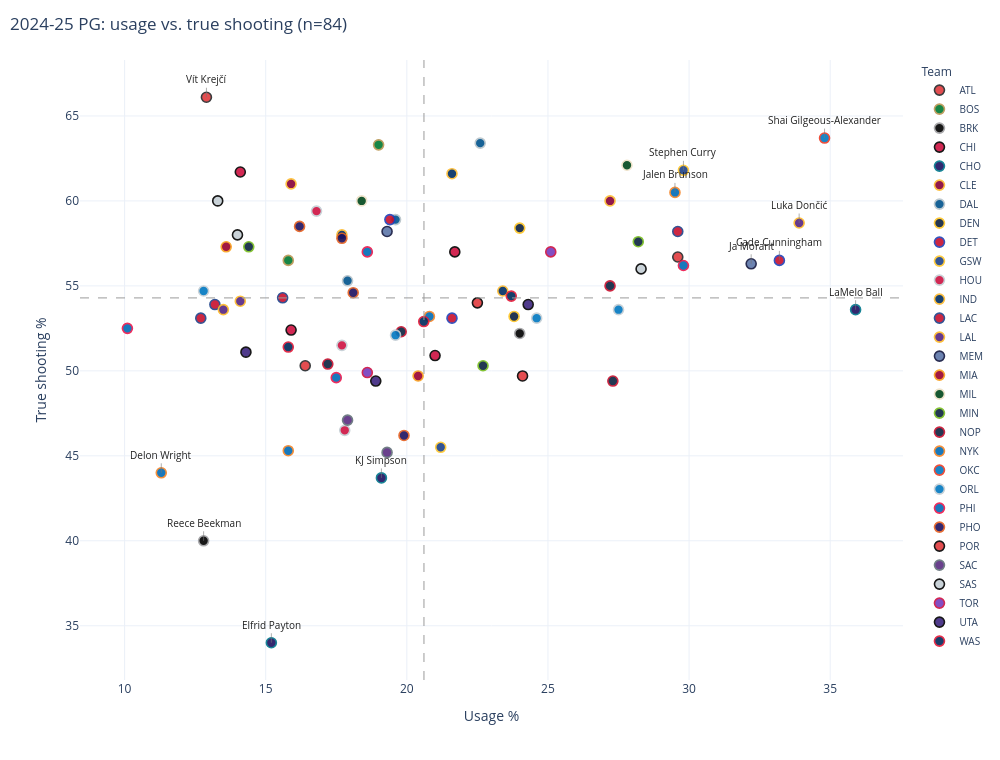

The notebook cell this image was saved under:
### Markdown cell above
### Positions

### Code cell
for pos in POSITIONS:
    plot_usage_ts_interactive(frames[2025], pos, relative=False).show()

### Figure 1 — Plotly figure (JSON) as saved in the notebook; plotly's stock layout.template omitted (floating-point values rounded to 4 significant figures)
{"data": [{"customdata": [["Trae Young", "ATL", "PG", 56.7, 2.408, 76.0, 36.0], ["Vít Krejčí", "ATL", "PG", 66.1, 11.81, 57.0, 20.2], ["Keaton Wallace", "ATL", "PG", 50.3, -3.992, 31.0, 16.2]], "hovertemplate": "<b>%{customdata[0]}</b> (%{customdata[1]}, %{customdata[2]})<br>Usage: %{x:.1f}%<br>TS: %{customdata[3]:.1f}%<br>TS vs. avg: %{customdata[4]:+.1f} pts<br>%{customdata[5]:.0f} games, %{customdata[6]:.1f} min/game<extra></extra>", "marker": {"color": "#E03A3E", "line": {"color": "#26282A", "width": 1.6}, "opacity": 0.9, "size": 10}, "mode": "markers", "name": "ATL", "type": "scatter", "x": [29.6, 12.9, 16.4], "y": [56.7, 66.1, 50.3]}, {"customdata": [["Payton Pritchard", "BOS", "PG", 63.3, 9.008, 80.0, 28.4], ["Jrue Holiday", "BOS", "PG", 56.5, 2.208, 62.0, 30.6]], "hovertemplate": "<b>%{customdata[0]}</b> (%{customdata[1]}, %{customdata[2]})<br>Usage: %{x:.1f}%<br>TS: %{customdata[3]:.1f}%<br>TS vs. avg: %{customdata[4]:+.1f} pts<br>%{customdata[5]:.0f} games, %{customdata[6]:.1f} min/game<extra></extra>", "marker": {"color": "#007A33", "line": {"color": "#BA9653", "width": 1.6}, "opacity": 0.9, "size": 10}, "mode": "markers", "name": "BOS", "type": "scatter", "x": [19.0, 15.8], "y": [63.3, 56.5]}, {"customdata": [["D'Angelo Russell", "BRK", "PG", 52.2, -2.092, 58.0, 25.5], ["Reece Beekman", "BRK", "PG", 40.0, -14.29, 36.0, 13.0]], "hovertemplate": "<b>%{customdata[0]}</b> (%{customdata[1]}, %{customdata[2]})<br>Usage: %{x:.1f}%<br>TS: %{customdata[3]:.1f}%<br>TS vs. avg: %{customdata[4]:+.1f} pts<br>%{customdata[5]:.0f} games, %{customdata[6]:.1f} min/game<extra></extra>", "marker": {"color": "#000000", "line": {"color": "#A1A1A4", "width": 1.6}, "opacity": 0.9, "size": 10}, "mode": "markers", "name": "BRK", "type": "scatter", "x": [24.0, 12.8], "y": [52.2, 40.0]}, {"customdata": [["Josh Giddey", "CHI", "PG", 57.0, 2.708, 70.0, 30.2], ["Tre Jones", "CHI", "PG", 61.7, 7.408, 46.0, 19.7], ["Lonzo Ball", "CHI", "PG", 52.4, -1.892, 35.0, 22.2], ["Jevon Carter", "CHI", "PG", 50.9, -3.392, 36.0, 8.9]], "hovertemplate": "<b>%{customdata[0]}</b> (%{customdata[1]}, %{customdata[2]})<br>Usage: %{x:.1f}%<br>TS: %{customdata[3]:.1f}%<br>TS vs. avg: %{customdata[4]:+.1f} pts<br>%{customdata[5]:.0f} games, %{customdata[6]:.1f} min/game<extra></extra>", "marker": {"color": "#CE1141", "line": {"color": "#000000", "width": 1.6}, "opacity": 0.9, "size": 10}, "mode": "markers", "name": "CHI", "type": "scatter", "x": [21.7, 14.1, 15.9, 21.0], "y": [57.0, 61.7, 52.4, 50.9]}, {"customdata": [["LaMelo Ball", "CHO", "PG", 53.6, -0.6917, 47.0, 32.0], ["KJ Simpson", "CHO", "PG", 43.7, -10.59, 36.0, 23.4], ["Elfrid Payton", "CHO", "PG", 34.0, -20.29, 24.0, 21.3]], "hovertemplate": "<b>%{customdata[0]}</b> (%{customdata[1]}, %{customdata[2]})<br>Usage: %{x:.1f}%<br>TS: %{customdata[3]:.1f}%<br>TS vs. avg: %{customdata[4]:+.1f} pts<br>%{customdata[5]:.0f} games, %{customdata[6]:.1f} min/game<extra></extra>", "marker": {"color": "#1D1160", "line": {"color": "#00788C", "width": 1.6}, "opacity": 0.9, "size": 10}, "mode": "markers", "name": "CHO", "type": "scatter", "x": [35.9, 19.1, 15.2], "y": [53.6, 43.7, 34.0]}, {"customdata": [["Darius Garland", "CLE", "PG", 60.0, 5.708, 75.0, 30.7], ["Craig Porter Jr.", "CLE", "PG", 61.0, 6.708, 51.0, 10.1]], "hovertemplate": "<b>%{customdata[0]}</b> (%{customdata[1]}, %{customdata[2]})<br>Usage: %{x:.1f}%<br>TS: %{customdata[3]:.1f}%<br>TS vs. avg: %{customdata[4]:+.1f} pts<br>%{customdata[5]:.0f} games, %{customdata[6]:.1f} min/game<extra></extra>", "marker": {"color": "#860038", "line": {"color": "#FDBB30", "width": 1.6}, "opacity": 0.9, "size": 10}, "mode": "markers", "name": "CLE", "type": "scatter", "x": [27.2, 15.9], "y": [60.0, 61.0]}, {"customdata": [["Spencer Dinwiddie", "DAL", "PG", 55.3, 1.008, 79.0, 27.0], ["Brandon Williams", "DAL", "PG", 63.4, 9.108, 33.0, 14.8], ["Danté Exum", "DAL", "PG", 58.9, 4.608, 20.0, 18.6]], "hovertemplate": "<b>%{customdata[0]}</b> (%{customdata[1]}, %{customdata[2]})<br>Usage: %{x:.1f}%<br>TS: %{customdata[3]:.1f}%<br>TS vs. avg: %{customdata[4]:+.1f} pts<br>%{customdata[5]:.0f} games, %{customdata[6]:.1f} min/game<extra></extra>", "marker": {"color": "#00538C", "line": {"color": "#B8C4CA", "width": 1.6}, "opacity": 0.9, "size": 10}, "mode": "markers", "name": "DAL", "type": "scatter", "x": [17.9, 22.6, 19.6], "y": [55.3, 63.4, 58.9]}, {"customdata": [["Jamal Murray", "DEN", "PG", 58.4, 4.108, 67.0, 36.1], ["Russell Westbrook", "DEN", "PG", 53.2, -1.092, 75.0, 27.9]], "hovertemplate": "<b>%{customdata[0]}</b> (%{customdata[1]}, %{customdata[2]})<br>Usage: %{x:.1f}%<br>TS: %{customdata[3]:.1f}%<br>TS vs. avg: %{customdata[4]:+.1f} pts<br>%{customdata[5]:.0f} games, %{customdata[6]:.1f} min/game<extra></extra>", "marker": {"color": "#0E2240", "line": {"color": "#FEC524", "width": 1.6}, "opacity": 0.9, "size": 10}, "mode": "markers", "name": "DEN", "type": "scatter", "x": [24.0, 23.8], "y": [58.4, 53.2]}, {"customdata": [["Cade Cunningham", "DET", "PG", 56.5, 2.208, 70.0, 35.0], ["Dennis Schröder", "DET", "PG", 53.1, -1.192, 75.0, 28.1], ["Marcus Sasser", "DET", "PG", 58.9, 4.608, 57.0, 14.2]], "hovertemplate": "<b>%{customdata[0]}</b> (%{customdata[1]}, %{customdata[2]})<br>Usage: %{x:.1f}%<br>TS: %{customdata[3]:.1f}%<br>TS vs. avg: %{customdata[4]:+.1f} pts<br>%{customdata[5]:.0f} games, %{customdata[6]:.1f} min/game<extra></extra>", "marker": {"color": "#C8102E", "line": {"color": "#1D42BA", "width": 1.6}, "opacity": 0.9, "size": 10}, "mode": "markers", "name": "DET", "type": "scatter", "x": [33.2, 21.6, 19.4], "y": [56.5, 53.1, 58.9]}, {"customdata": [["Stephen Curry", "GSW", "PG", 61.8, 7.508, 70.0, 32.2], ["Pat Spencer", "GSW", "PG", 45.5, -8.792, 39.0, 6.4]], "hovertemplate": "<b>%{customdata[0]}</b> (%{customdata[1]}, %{customdata[2]})<br>Usage: %{x:.1f}%<br>TS: %{customdata[3]:.1f}%<br>TS vs. avg: %{customdata[4]:+.1f} pts<br>%{customdata[5]:.0f} games, %{customdata[6]:.1f} min/game<extra></extra>", "marker": {"color": "#1D428A", "line": {"color": "#FFC72C", "width": 1.6}, "opacity": 0.9, "size": 10}, "mode": "markers", "name": "GSW", "type": "scatter", "x": [29.8, 21.2], "y": [61.8, 45.5]}, {"customdata": [["Fred VanVleet", "HOU", "PG", 51.5, -2.792, 60.0, 35.2], ["Aaron Holiday", "HOU", "PG", 59.4, 5.108, 62.0, 12.8], ["Reed Sheppard", "HOU", "PG", 46.5, -7.792, 52.0, 12.6]], "hovertemplate": "<b>%{customdata[0]}</b> (%{customdata[1]}, %{customdata[2]})<br>Usage: %{x:.1f}%<br>TS: %{customdata[3]:.1f}%<br>TS vs. avg: %{customdata[4]:+.1f} pts<br>%{customdata[5]:.0f} games, %{customdata[6]:.1f} min/game<extra></extra>", "marker": {"color": "#CE1141", "line": {"color": "#C4CED4", "width": 1.6}, "opacity": 0.9, "size": 10}, "mode": "markers", "name": "HOU", "type": "scatter", "x": [17.7, 16.8, 17.8], "y": [51.5, 59.4, 46.5]}, {"customdata": [["Tyrese Haliburton", "IND", "PG", 61.6, 7.308, 73.0, 33.6], ["T.J. McConnell", "IND", "PG", 54.7, 0.4083, 79.0, 17.9], ["Quenton Jackson", "IND", "PG", 58.0, 3.708, 28.0, 13.6]], "hovertemplate": "<b>%{customdata[0]}</b> (%{customdata[1]}, %{customdata[2]})<br>Usage: %{x:.1f}%<br>TS: %{customdata[3]:.1f}%<br>TS vs. avg: %{customdata[4]:+.1f} pts<br>%{customdata[5]:.0f} games, %{customdata[6]:.1f} min/game<extra></extra>", "marker": {"color": "#002D62", "line": {"color": "#FDBB30", "width": 1.6}, "opacity": 0.9, "size": 10}, "mode": "markers", "name": "IND", "type": "scatter", "x": [21.6, 23.4, 17.7], "y": [61.6, 54.7, 58.0]}, {"customdata": [["James Harden", "LAC", "PG", 58.2, 3.908, 79.0, 35.3], ["Kris Dunn", "LAC", "PG", 53.1, -1.192, 74.0, 24.1], ["Ben Simmons", "LAC", "PG", 53.9, -0.3917, 51.0, 22.0], ["Patty Mills", "LAC", "PG", 54.3, 0.008333, 29.0, 11.1]], "hovertemplate": "<b>%{customdata[0]}</b> (%{customdata[1]}, %{customdata[2]})<br>Usage: %{x:.1f}%<br>TS: %{customdata[3]:.1f}%<br>TS vs. avg: %{customdata[4]:+.1f} pts<br>%{customdata[5]:.0f} games, %{customdata[6]:.1f} min/game<extra></extra>", "marker": {"color": "#C8102E", "line": {"color": "#1D428A", "width": 1.6}, "opacity": 0.9, "size": 10}, "mode": "markers", "name": "LAC", "type": "scatter", "x": [29.6, 12.7, 13.2, 15.6], "y": [58.2, 53.1, 53.9, 54.3]}, {"customdata": [["Luka Dončić", "LAL", "PG", 58.7, 4.408, 50.0, 35.4], ["Gabe Vincent", "LAL", "PG", 53.6, -0.6917, 72.0, 21.2], ["Jordan Goodwin", "LAL", "PG", 54.1, -0.1917, 29.0, 18.7]], "hovertemplate": "<b>%{customdata[0]}</b> (%{customdata[1]}, %{customdata[2]})<br>Usage: %{x:.1f}%<br>TS: %{customdata[3]:.1f}%<br>TS vs. avg: %{customdata[4]:+.1f} pts<br>%{customdata[5]:.0f} games, %{customdata[6]:.1f} min/game<extra></extra>", "marker": {"color": "#552583", "line": {"color": "#FDB927", "width": 1.6}, "opacity": 0.9, "size": 10}, "mode": "markers", "name": "LAL", "type": "scatter", "x": [33.9, 13.5, 14.1], "y": [58.7, 53.6, 54.1]}, {"customdata": [["Scotty Pippen Jr.", "MEM", "PG", 58.2, 3.908, 79.0, 21.3], ["Ja Morant", "MEM", "PG", 56.3, 2.008, 50.0, 30.4]], "hovertemplate": "<b>%{customdata[0]}</b> (%{customdata[1]}, %{customdata[2]})<br>Usage: %{x:.1f}%<br>TS: %{customdata[3]:.1f}%<br>TS vs. avg: %{customdata[4]:+.1f} pts<br>%{customdata[5]:.0f} games, %{customdata[6]:.1f} min/game<extra></extra>", "marker": {"color": "#5D76A9", "line": {"color": "#12173F", "width": 1.6}, "opacity": 0.9, "size": 10}, "mode": "markers", "name": "MEM", "type": "scatter", "x": [19.3, 32.2], "y": [58.2, 56.3]}, {"customdata": [["Davion Mitchell", "MIA", "PG", 57.3, 3.008, 74.0, 27.4], ["Terry Rozier", "MIA", "PG", 49.7, -4.592, 64.0, 25.9]], "hovertemplate": "<b>%{customdata[0]}</b> (%{customdata[1]}, %{customdata[2]})<br>Usage: %{x:.1f}%<br>TS: %{customdata[3]:.1f}%<br>TS vs. avg: %{customdata[4]:+.1f} pts<br>%{customdata[5]:.0f} games, %{customdata[6]:.1f} min/game<extra></extra>", "marker": {"color": "#98002E", "line": {"color": "#F9A01B", "width": 1.6}, "opacity": 0.9, "size": 10}, "mode": "markers", "name": "MIA", "type": "scatter", "x": [13.6, 20.4], "y": [57.3, 49.7]}, {"customdata": [["Damian Lillard", "MIL", "PG", 62.1, 7.808, 58.0, 36.1], ["Ryan Rollins", "MIL", "PG", 60.0, 5.708, 56.0, 14.6]], "hovertemplate": "<b>%{customdata[0]}</b> (%{customdata[1]}, %{customdata[2]})<br>Usage: %{x:.1f}%<br>TS: %{customdata[3]:.1f}%<br>TS vs. avg: %{customdata[4]:+.1f} pts<br>%{customdata[5]:.0f} games, %{customdata[6]:.1f} min/game<extra></extra>", "marker": {"color": "#00471B", "line": {"color": "#EEE1C6", "width": 1.6}, "opacity": 0.9, "size": 10}, "mode": "markers", "name": "MIL", "type": "scatter", "x": [27.8, 18.4], "y": [62.1, 60.0]}, {"customdata": [["Mike Conley", "MIN", "PG", 57.3, 3.008, 71.0, 24.7], ["Rob Dillingham", "MIN", "PG", 50.3, -3.992, 49.0, 10.5], ["Bones Hyland", "MIN", "PG", 57.6, 3.308, 24.0, 10.0]], "hovertemplate": "<b>%{customdata[0]}</b> (%{customdata[1]}, %{customdata[2]})<br>Usage: %{x:.1f}%<br>TS: %{customdata[3]:.1f}%<br>TS vs. avg: %{customdata[4]:+.1f} pts<br>%{customdata[5]:.0f} games, %{customdata[6]:.1f} min/game<extra></extra>", "marker": {"color": "#0C2340", "line": {"color": "#78BE20", "width": 1.6}, "opacity": 0.9, "size": 10}, "mode": "markers", "name": "MIN", "type": "scatter", "x": [14.4, 22.7, 28.2], "y": [57.3, 50.3, 57.6]}, {"customdata": [["CJ McCollum", "NOP", "PG", 55.0, 0.7083, 56.0, 32.7], ["Jose Alvarado", "NOP", "PG", 52.3, -1.992, 56.0, 24.4], ["Dejounte Murray", "NOP", "PG", 49.4, -4.892, 31.0, 32.6], ["Bruce Brown", "NOP", "PG", 50.4, -3.892, 41.0, 22.5]], "hovertemplate": "<b>%{customdata[0]}</b> (%{customdata[1]}, %{customdata[2]})<br>Usage: %{x:.1f}%<br>TS: %{customdata[3]:.1f}%<br>TS vs. avg: %{customdata[4]:+.1f} pts<br>%{customdata[5]:.0f} games, %{customdata[6]:.1f} min/game<extra></extra>", "marker": {"color": "#0C2340", "line": {"color": "#C8102E", "width": 1.6}, "opacity": 0.9, "size": 10}, "mode": "markers", "name": "NOP", "type": "scatter", "x": [27.2, 19.8, 27.3, 17.2], "y": [55.0, 52.3, 49.4, 50.4]}, {"customdata": [["Jalen Brunson", "NYK", "PG", 60.5, 6.208, 65.0, 35.4], ["Cameron Payne", "NYK", "PG", 53.2, -1.092, 72.0, 15.1], ["Delon Wright", "NYK", "PG", 44.0, -10.29, 40.0, 15.9], ["Tyler Kolek", "NYK", "PG", 45.3, -8.992, 41.0, 7.2]], "hovertemplate": "<b>%{customdata[0]}</b> (%{customdata[1]}, %{customdata[2]})<br>Usage: %{x:.1f}%<br>TS: %{customdata[3]:.1f}%<br>TS vs. avg: %{customdata[4]:+.1f} pts<br>%{customdata[5]:.0f} games, %{customdata[6]:.1f} min/game<extra></extra>", "marker": {"color": "#006BB6", "line": {"color": "#F58426", "width": 1.6}, "opacity": 0.9, "size": 10}, "mode": "markers", "name": "NYK", "type": "scatter", "x": [29.5, 20.8, 11.3, 15.8], "y": [60.5, 53.2, 44.0, 45.3]}, {"customdata": [["Shai Gilgeous-Alexander", "OKC", "PG", 63.7, 9.408, 76.0, 34.2]], "hovertemplate": "<b>%{customdata[0]}</b> (%{customdata[1]}, %{customdata[2]})<br>Usage: %{x:.1f}%<br>TS: %{customdata[3]:.1f}%<br>TS vs. avg: %{customdata[4]:+.1f} pts<br>%{customdata[5]:.0f} games, %{customdata[6]:.1f} min/game<extra></extra>", "marker": {"color": "#007AC1", "line": {"color": "#EF3B24", "width": 1.6}, "opacity": 0.9, "size": 10}, "mode": "markers", "name": "OKC", "type": "scatter", "x": [34.8], "y": [63.7]}, {"customdata": [["Anthony Black", "ORL", "PG", 52.1, -2.192, 78.0, 24.2], ["Cole Anthony", "ORL", "PG", 53.1, -1.192, 67.0, 18.4], ["Jalen Suggs", "ORL", "PG", 53.6, -0.6917, 35.0, 28.6], ["Cory Joseph", "ORL", "PG", 54.7, 0.4083, 50.0, 12.2]], "hovertemplate": "<b>%{customdata[0]}</b> (%{customdata[1]}, %{customdata[2]})<br>Usage: %{x:.1f}%<br>TS: %{customdata[3]:.1f}%<br>TS vs. avg: %{customdata[4]:+.1f} pts<br>%{customdata[5]:.0f} games, %{customdata[6]:.1f} min/game<extra></extra>", "marker": {"color": "#0077C0", "line": {"color": "#C4CED4", "width": 1.6}, "opacity": 0.9, "size": 10}, "mode": "markers", "name": "ORL", "type": "scatter", "x": [19.6, 24.6, 27.5, 12.8], "y": [52.1, 53.1, 53.6, 54.7]}, {"customdata": [["Tyrese Maxey", "PHI", "PG", 56.2, 1.908, 52.0, 37.7], ["Kyle Lowry", "PHI", "PG", 52.5, -1.792, 35.0, 18.8], ["Jeff Dowtin Jr.", "PHI", "PG", 57.0, 2.708, 41.0, 15.1], ["Reggie Jackson", "PHI", "PG", 49.6, -4.692, 31.0, 12.4]], "hovertemplate": "<b>%{customdata[0]}</b> (%{customdata[1]}, %{customdata[2]})<br>Usage: %{x:.1f}%<br>TS: %{customdata[3]:.1f}%<br>TS vs. avg: %{customdata[4]:+.1f} pts<br>%{customdata[5]:.0f} games, %{customdata[6]:.1f} min/game<extra></extra>", "marker": {"color": "#006BB6", "line": {"color": "#ED174C", "width": 1.6}, "opacity": 0.9, "size": 10}, "mode": "markers", "name": "PHI", "type": "scatter", "x": [29.8, 10.1, 18.6, 17.5], "y": [56.2, 52.5, 57.0, 49.6]}, {"customdata": [["Tyus Jones", "PHO", "PG", 58.5, 4.208, 81.0, 26.8], ["Vasilije Micić", "PHO", "PG", 46.2, -8.092, 41.0, 19.1], ["Monte Morris", "PHO", "PG", 54.6, 0.3083, 45.0, 12.7], ["Collin Gillespie", "PHO", "PG", 57.8, 3.508, 33.0, 14.0]], "hovertemplate": "<b>%{customdata[0]}</b> (%{customdata[1]}, %{customdata[2]})<br>Usage: %{x:.1f}%<br>TS: %{customdata[3]:.1f}%<br>TS vs. avg: %{customdata[4]:+.1f} pts<br>%{customdata[5]:.0f} games, %{customdata[6]:.1f} min/game<extra></extra>", "marker": {"color": "#1D1160", "line": {"color": "#E56020", "width": 1.6}, "opacity": 0.9, "size": 10}, "mode": "markers", "name": "PHO", "type": "scatter", "x": [16.2, 19.9, 18.1, 17.7], "y": [58.5, 46.2, 54.6, 57.8]}, {"customdata": [["Scoot Henderson", "POR", "PG", 54.0, -0.2917, 66.0, 26.7], ["Dalano Banton", "POR", "PG", 49.7, -4.592, 67.0, 16.7]], "hovertemplate": "<b>%{customdata[0]}</b> (%{customdata[1]}, %{customdata[2]})<br>Usage: %{x:.1f}%<br>TS: %{customdata[3]:.1f}%<br>TS vs. avg: %{customdata[4]:+.1f} pts<br>%{customdata[5]:.0f} games, %{customdata[6]:.1f} min/game<extra></extra>", "marker": {"color": "#E03A3E", "line": {"color": "#000000", "width": 1.6}, "opacity": 0.9, "size": 10}, "mode": "markers", "name": "POR", "type": "scatter", "x": [22.5, 24.1], "y": [54.0, 49.7]}, {"customdata": [["Devin Carter", "SAC", "PG", 47.1, -7.192, 36.0, 11.0], ["Markelle Fultz", "SAC", "PG", 45.2, -9.092, 21.0, 8.8]], "hovertemplate": "<b>%{customdata[0]}</b> (%{customdata[1]}, %{customdata[2]})<br>Usage: %{x:.1f}%<br>TS: %{customdata[3]:.1f}%<br>TS vs. avg: %{customdata[4]:+.1f} pts<br>%{customdata[5]:.0f} games, %{customdata[6]:.1f} min/game<extra></extra>", "marker": {"color": "#5A2D81", "line": {"color": "#63727A", "width": 1.6}, "opacity": 0.9, "size": 10}, "mode": "markers", "name": "SAC", "type": "scatter", "x": [17.9, 19.3], "y": [47.1, 45.2]}, {"customdata": [["Chris Paul", "SAS", "PG", 58.0, 3.708, 82.0, 28.0], ["De'Aaron Fox", "SAS", "PG", 56.0, 1.708, 62.0, 36.1], ["Jordan McLaughlin", "SAS", "PG", 60.0, 5.708, 46.0, 6.8]], "hovertemplate": "<b>%{customdata[0]}</b> (%{customdata[1]}, %{customdata[2]})<br>Usage: %{x:.1f}%<br>TS: %{customdata[3]:.1f}%<br>TS vs. avg: %{customdata[4]:+.1f} pts<br>%{customdata[5]:.0f} games, %{customdata[6]:.1f} min/game<extra></extra>", "marker": {"color": "#C4CED4", "line": {"color": "#000000", "width": 1.6}, "opacity": 0.9, "size": 10}, "mode": "markers", "name": "SAS", "type": "scatter", "x": [14.0, 28.3, 13.3], "y": [58.0, 56.0, 60.0]}, {"customdata": [["Jamal Shead", "TOR", "PG", 49.9, -4.392, 75.0, 19.6], ["Immanuel Quickley", "TOR", "PG", 57.0, 2.708, 33.0, 27.8]], "hovertemplate": "<b>%{customdata[0]}</b> (%{customdata[1]}, %{customdata[2]})<br>Usage: %{x:.1f}%<br>TS: %{customdata[3]:.1f}%<br>TS vs. avg: %{customdata[4]:+.1f} pts<br>%{customdata[5]:.0f} games, %{customdata[6]:.1f} min/game<extra></extra>", "marker": {"color": "#753BBD", "line": {"color": "#CE1141", "width": 1.6}, "opacity": 0.9, "size": 10}, "mode": "markers", "name": "TOR", "type": "scatter", "x": [18.6, 25.1], "y": [49.9, 57.0]}, {"customdata": [["Keyonte George", "UTA", "PG", 53.9, -0.3917, 67.0, 31.5], ["Isaiah Collier", "UTA", "PG", 49.4, -4.892, 71.0, 25.9], ["Jaden Springer", "UTA", "PG", 51.1, -3.192, 43.0, 8.5]], "hovertemplate": "<b>%{customdata[0]}</b> (%{customdata[1]}, %{customdata[2]})<br>Usage: %{x:.1f}%<br>TS: %{customdata[3]:.1f}%<br>TS vs. avg: %{customdata[4]:+.1f} pts<br>%{customdata[5]:.0f} games, %{customdata[6]:.1f} min/game<extra></extra>", "marker": {"color": "#3E2680", "line": {"color": "#000000", "width": 1.6}, "opacity": 0.9, "size": 10}, "mode": "markers", "name": "UTA", "type": "scatter", "x": [24.3, 18.9, 14.3], "y": [53.9, 49.4, 51.1]}, {"customdata": [["Bub Carrington", "WAS", "PG", 51.4, -2.892, 82.0, 30.0], ["Marcus Smart", "WAS", "PG", 52.9, -1.392, 34.0, 20.0], ["Malcolm Brogdon", "WAS", "PG", 54.4, 0.1083, 24.0, 23.5]], "hovertemplate": "<b>%{customdata[0]}</b> (%{customdata[1]}, %{customdata[2]})<br>Usage: %{x:.1f}%<br>TS: %{customdata[3]:.1f}%<br>TS vs. avg: %{customdata[4]:+.1f} pts<br>%{customdata[5]:.0f} games, %{customdata[6]:.1f} min/game<extra></extra>", "marker": {"color": "#002B5C", "line": {"color": "#E31837", "width": 1.6}, "opacity": 0.9, "size": 10}, "mode": "markers", "name": "WAS", "type": "scatter", "x": [15.8, 20.6, 23.7], "y": [51.4, 52.9, 54.4]}], "layout": {"annotations": [{"arrowcolor": "#777777", "arrowhead": 0, "arrowwidth": 0.6, "ax": 0, "ay": -18, "font": {"color": "#222222", "size": 10}, "showarrow": true, "text": "Elfrid Payton", "x": 15.2, "y": 34.0}, {"arrowcolor": "#777777", "arrowhead": 0, "arrowwidth": 0.6, "ax": 0, "ay": -18, "font": {"color": "#222222", "size": 10}, "showarrow": true, "text": "Shai Gilgeous-Alexander", "x": 34.8, "y": 63.7}, {"arrowcolor": "#777777", "arrowhead": 0, "arrowwidth": 0.6, "ax": 0, "ay": -18, "font": {"color": "#222222", "size": 10}, "showarrow": true, "text": "Reece Beekman", "x": 12.8, "y": 40.0}, {"arrowcolor": "#777777", "arrowhead": 0, "arrowwidth": 0.6, "ax": 0, "ay": -18, "font": {"color": "#222222", "size": 10}, "showarrow": true, "text": "LaMelo Ball", "x": 35.9, "y": 53.6}, {"arrowcolor": "#777777", "arrowhead": 0, "arrowwidth": 0.6, "ax": 0, "ay": -18, "font": {"color": "#222222", "size": 10}, "showarrow": true, "text": "Vít Krejčí", "x": 12.9, "y": 66.1}, {"arrowcolor": "#777777", "arrowhead": 0, "arrowwidth": 0.6, "ax": 0, "ay": -18, "font": {"color": "#222222", "size": 10}, "showarrow": true, "text": "Delon Wright", "x": 11.3, "y": 44.0}, {"arrowcolor": "#777777", "arrowhead": 0, "arrowwidth": 0.6, "ax": 0, "ay": -18, "font": {"color": "#222222", "size": 10}, "showarrow": true, "text": "Luka Dončić", "x": 33.9, "y": 58.7}, {"arrowcolor": "#777777", "arrowhead": 0, "arrowwidth": 0.6, "ax": 0, "ay": -18, "font": {"color": "#222222", "size": 10}, "showarrow": true, "text": "Cade Cunningham", "x": 33.2, "y": 56.5}, {"arrowcolor": "#777777", "arrowhead": 0, "arrowwidth": 0.6, "ax": 0, "ay": -18, "font": {"color": "#222222", "size": 10}, "showarrow": true, "text": "Stephen Curry", "x": 29.8, "y": 61.8}, {"arrowcolor": "#777777", "arrowhead": 0, "arrowwidth": 0.6, "ax": 0, "ay": -18, "font": {"color": "#222222", "size": 10}, "showarrow": true, "text": "Ja Morant", "x": 32.2, "y": 56.3}, {"arrowcolor": "#777777", "arrowhead": 0, "arrowwidth": 0.6, "ax": 0, "ay": -18, "font": {"color": "#222222", "size": 10}, "showarrow": true, "text": "KJ Simpson", "x": 19.1, "y": 43.7}, {"arrowcolor": "#777777", "arrowhead": 0, "arrowwidth": 0.6, "ax": 0, "ay": -18, "font": {"color": "#222222", "size": 10}, "showarrow": true, "text": "Jalen Brunson", "x": 29.5, "y": 60.5}], "height": 760, "hoverlabel": {"bgcolor": "white"}, "legend": {"font": {"size": 10}, "title": {"text": "Team"}, "tracegroupgap": 0}, "margin": {"t": 60}, "shapes": [{"line": {"color": "#9a9a9a", "dash": "dash", "width": 1}, "type": "line", "x0": 0, "x1": 1, "xref": "x domain", "y0": 54.29, "y1": 54.29, "yref": "y"}, {"line": {"color": "#9a9a9a", "dash": "dash", "width": 1}, "type": "line", "x0": 20.61, "x1": 20.61, "xref": "x", "y0": 0, "y1": 1, "yref": "y domain"}], "title": {"text": "2024-25 PG: usage vs. true shooting (n=84)", "x": 0.01}, "width": 1000, "xaxis": {"title": {"text": "Usage %"}}, "yaxis": {"title": {"text": "True shooting %"}}}}
